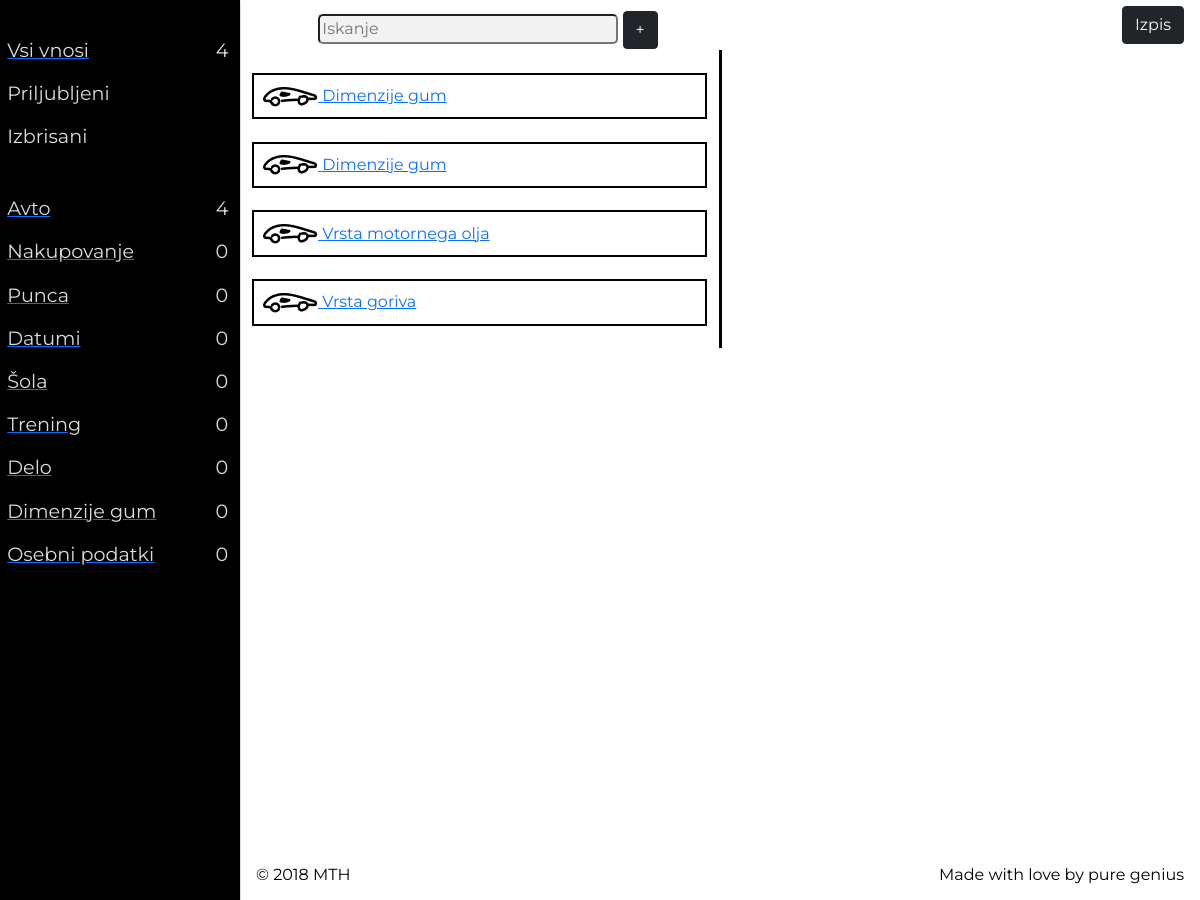
/kategorija?id=1&id2= (signed in), run on an earlier commit of the app's database.
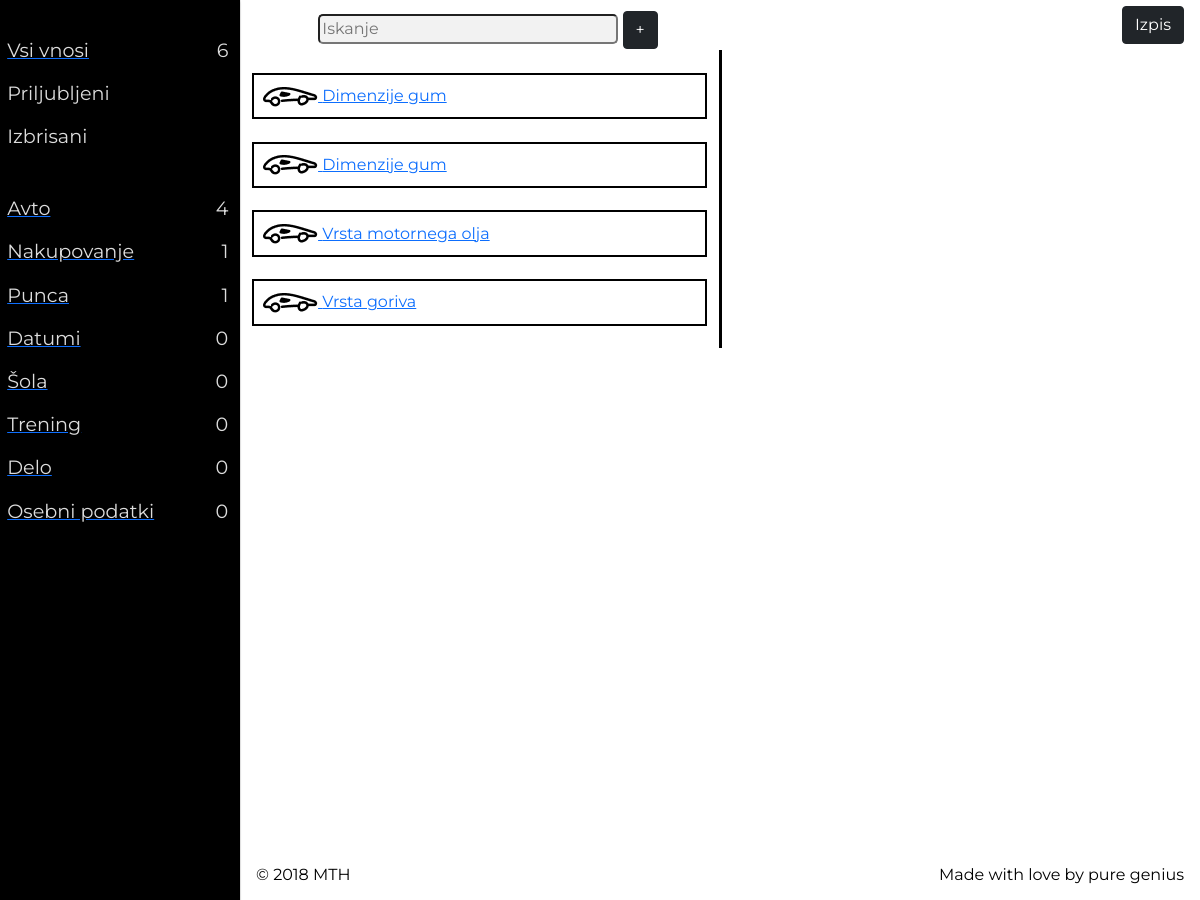
And on a later commit of the database.
### app/models.py (models this page shows, shortened)
class Kategorije(db.Model):
    id_kategorije = db.Column(db.INTEGER, primary_key=True, autoincrement=True, nullable=False)
    ime_kategorije = db.Column(db.String(50), index=True)
    id_uporabnika = db.Column(db.INTEGER, db.ForeignKey('uporabniki.id'))
    vrednosti = db.relationship('Vrednosti', backref='kategorija')

class Vrednosti(db.Model):
    id_vrednosti = db.Column(db.INTEGER, primary_key=True, autoincrement=True, nullable=False)
    naziv = db.Column(db.String(50), index=True)
    vrednost = db.Column(db.String(50), index=True)
    priljubljeno = db.Column(db.Boolean, index=True)
    id_kategorije = db.Column(db.INTEGER, db.ForeignKey('kategorije.id_kategorije'))

### app/routes.py (the view)
@app.route('/kategorija')
@login_required
def kategorija():
    id = request.args.get('id', None)
    id2 = request.args.get('id2', None)
    uporabnik = Uporabniki.query.filter_by(uporabnisko_ime=current_user.uporabnisko_ime).first()
    kategorije_all = Kategorije.query.filter_by(id_uporabnika=uporabnik.id).all()
    kategorije_id = []
    vrednosti = Vrednosti.query.filter_by(id_kategorije=id).all()
    kategorije_count = []
    vrednosti_count = 0
    for kategorija in kategorije_all:
        kategorije_id.append(kategorija.id_kategorije)
        kategorije_count.append(Vrednosti.query.filter_by(id_kategorije=kategorija.id_kategorije).count())
    for id in kategorije_id:
        vrednosti_count += Vrednosti.query.filter_by(id_kategorije=id).count()
    form = InputVrednostForm()
    if form.validate_on_submit():
        nova_vrednost = Vrednosti(naziv=form.naziv.data, vrednost=form.vrednost.data,
                                  id_kategorije=form.kategorija.data.id_kategorije)
        db.session.add(nova_vrednost)
        db.session.commit()
        return redirect(url_for('index'))
    return render_template('index.html', title='Domov', form=form, kategorije=kategorije_all,
                           vrednosti=vrednosti, kategorije_count=kategorije_count, kategorije_len=len(kategorije_count),
                           vrednosti_count=vrednosti_count)

### app/forms.py
class InputVrednostForm(FlaskForm):
    naziv = StringField('Naslov vrednosti', validators=[DataRequired()])
    vrednost = StringField('Vrednost', validators=[DataRequired()])
    kategorija = QuerySelectField('Kategorija', query_factory=kategorije_query,
                                  allow_blank=True, get_label='ime_kategorije')
    submit = SubmitField('Vnesi')

### app/models.py (called while the page is built)
@login.user_loader
def load_user(user_id):
    return Uporabniki.query.get(user_id)

def kategorije_query():
    uporabnik = Uporabniki.query.filter_by(uporabnisko_ime=current_user.uporabnisko_ime).first()
    return Kategorije.query.filter_by(id_uporabnika=uporabnik.id)

### app/templates/index.html (shortened to what this page needs)
{% extends "base.html" %}
{% block content %}
    <div class="container" >
        <div class="row justify-content-start">
            <div class="col" id="containerLeft">
                {% for vrednost in vrednosti %}
                    <a href="{{ url_for('vrednost', id2=vrednost.id_vrednosti) }}">
                        <div class="vrednost">
                            <img src="{{ url_for('static', filename='icons/black/car.png') }}" width="55" height="20" alt="ikona">
                            {{ vrednost.naziv }}
                        </div>
                    </a>
                {% endfor %}
            </div>
            <div class="col" id="containerRight">
            </div>
        </div>
    </div>
{% endblock %}

### app/templates/base.html (shortened to what this page needs)
<!DOCTYPE html>
<html lang="sl">
	<head>
		<link href="https://cdn.jsdelivr.net/npm/bootstrap@5.0.0-beta2/dist/css/bootstrap.min.css" rel="stylesheet"
>
		<link rel="stylesheet" href="{{ url_for('static',filename='base.css') }}">
	</head>
	<body>
		 <div class="grid-container">
		   	<div class="menu-icon">
		  	</div>
		  	<header class="header">
				<div class="search-field">
					<input class="header__search" type="text" placeholder="Iskanje" onkeyup="searchValues()">
					<a id="addValueBtn" class="btn btn-dark" onclick="addValue()">+</a>
				</div>
				<div class="header__buttons">
					<a class="btn btn-dark" href="{{ url_for('logout') }}">Izpis</a>
				</div>
		  	</header>
		  	<aside class="sidenav">
				<ul class="sidenav__list">
			  		<a href="{{ url_for('index') }}"><li class="sidenav__list-item">Vsi vnosi<span class="align_right">{{ vrednosti_count }}</span></li></a>
					<li class="sidenav__list-item">Priljubljeni </li>
					<li class="sidenav__list-item">Izbrisani</li>
				</ul>
				<ul class="sidenav__list">
					{% for i in kategorije %}
						{% set kategorija = kategorije[loop.index-1] %}
						{% set kategorije_count = kategorije_count[loop.index-1] %}
						<a href="{{ url_for('kategorija', id=kategorija.id_kategorije, id2=i.id_vrednosti) }}"><li class="sidenav__list-item" >
							{{ kategorija.ime_kategorije }}
							<span class="align_right">{{ kategorije_count }}</span>
						</li></a>
					{% endfor %}
				</ul>
		  	</aside>
			 <main class="main">
				 {% block content %}{% endblock %}
		  	</main>
		  	<footer class="footer">
				<div class="footer__copyright">&copy; 2018 MTH</div>
				<div class="footer__signature">Made with love by pure genius</div>
		  	</footer>
		 </div>
	</body>
</html>

What changed in the data, as far as the page shows it:
removed Kategorije: ime_kategorije "Dimenzije gum", kategorije_count "0"
computed for Kategorije "Nakupovanje": id_uporabnika "0" → "1"
computed for Kategorije "Punca": id_uporabnika "0" → "1"
Also different on the page:
{{ vrednosti_count }}: "4" → "6"
